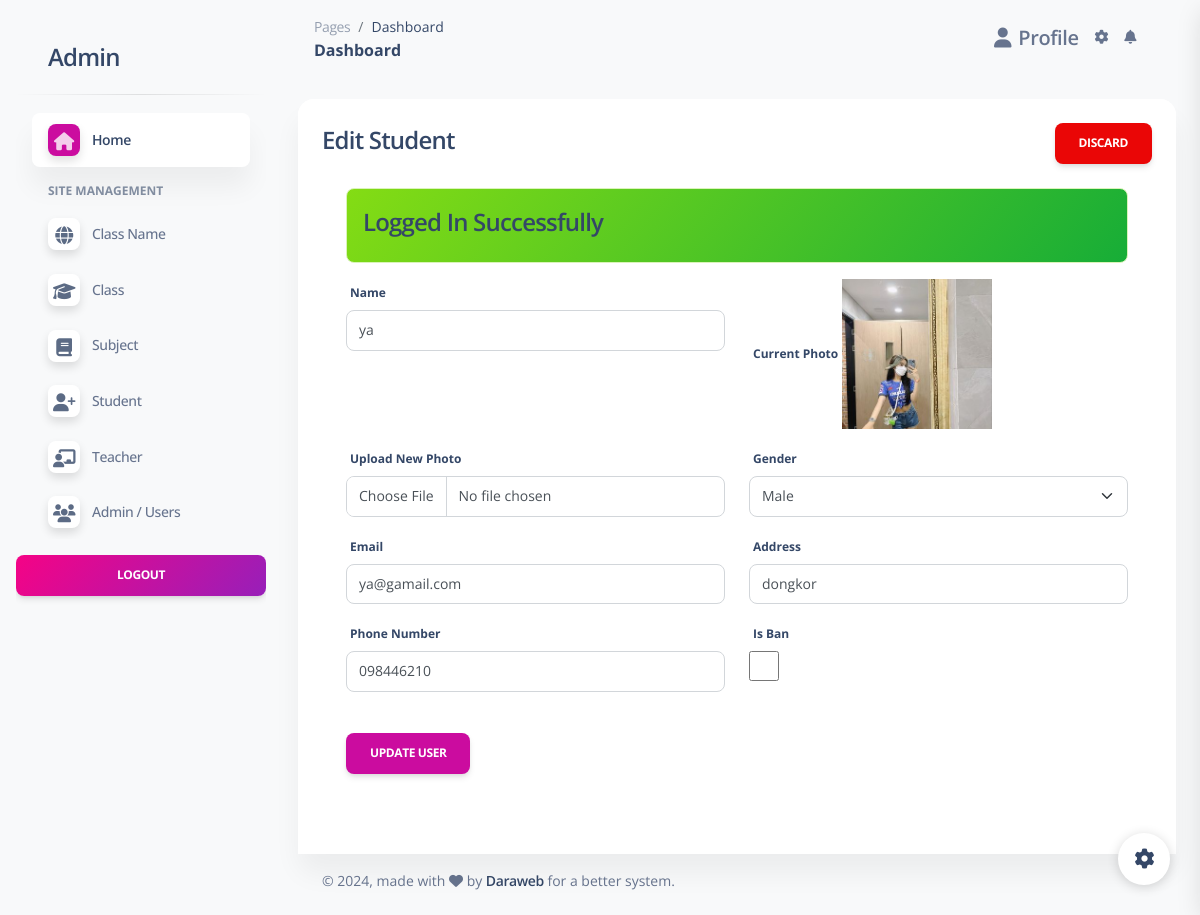
Screenshot of /php-admin-panel/admin/student-edit.php?id=2 (signed in) with the database file from the repository.
### tables this page shows
CREATE TABLE `student` (
  `id` int(11) NOT NULL,
  `users_id` int(11) DEFAULT NULL,
  `name` varchar(100) NOT NULL,
  `sex` varchar(11) NOT NULL,
  `email` varchar(100) NOT NULL,
  `password` varchar(100) NOT NULL,
  `photo` varchar(255) DEFAULT NULL,
  `phone` varchar(20) DEFAULT NULL,
  `address` varchar(255) DEFAULT NULL,
  `role` varchar(100) NOT NULL,
  `is_ban` tinyint(1) NOT NULL DEFAULT 0
);

CREATE TABLE `users` (
  `id` int(11) NOT NULL,
  `name` varchar(100) NOT NULL,
  `sex` varchar(11) NOT NULL,
  `email` varchar(100) NOT NULL,
  `password` varchar(100) NOT NULL,
  `photo` varchar(255) DEFAULT NULL,
  `phone` varchar(20) DEFAULT NULL,
  `address` varchar(255) DEFAULT NULL,
  `role` varchar(100) NOT NULL COMMENT 'admin,teacher,student',
  `is_ban` tinyint(1) NOT NULL DEFAULT 0 COMMENT '0=unban,1=ban',
  `create_at` date DEFAULT current_timestamp()
);

### php-admin-panel/admin/student-edit.php (the view, shortened to what this page needs)
<?php include('includes/header.php'); ?>
<div class="row">
    <div class="col-md-12">
        <div class="card">
            <div class="card-header">
                <h4>
                    Edit Student
                    <a href="student.php" class="btn btn-danger float-end">Discard</a>
                </h4>
                <div class="card-body">
                    <?= alertMessage(); ?>
                    <form action="student-code.php" method="POST" enctype="multipart/form-data">
                        <?php
                        $user = getStudentById(getParam('id'));
                        if ($user['status'] == 200) {
                            ?>
                            <div class="row">
                                <div class="col-md-6">
                                    <div class="mb-3">
                                        <label>Name</label>
                                        <input type="text" name="name" value="<?= $user['data']['name']; ?>" required
                                            class="form-control">
                                    </div>
                                </div>
                                <div class="col-md-6">
                                    <div class="mb-3">
                                        <label>Current Photo</label>
                                        <?php
                                        if (!empty($user['data']['photo'])) {
                                            echo "<img src='" . $user['data']['photo'] . "' style='max-width: 150px; max-height: 150px;' alt='Current Photo'>";
                                        } else {
                                            echo "No photo available";
                                        }
                                        ?>
                                    </div>
                                </div>
                                <div class="col-6" >
                                <div class="mb-3">
                                        <label>Upload New Photo</label>
                                        <input type="file" name="photo" class="form-control">
                                    </div>
                                </div>
                                <div class="col-md-6">
                                    <div class="mb-3">
                                        <label>Gender</label>
                                        <select name="sex" required class="form-select">
                                            <option value="male">Male</option>
                                        </select>
                                    </div>
                                </div>
                                <div class="col-md-6">
                                    <div class="mb-3">
                                        <label>Email</label>
                                        <input type="email" name="email" value="<?= $user['data']['email']; ?>" required
                                            class="form-control">
                                    </div>
                                </div>
                                <div class="col-md-6">
                                    <div class="mb-3">
                                        <label>Address</label>
                                        <input type="text" name="address" value="<?= $user['data']['address']; ?>" required
                                            class="form-control">
                                    </div>
                                </div>
                                <div class="col-md-6">
                                    <div class="mb-3">
                                        <label>Phone Number</label>
                                        <input type="text" name="phone" value="<?= $user['data']['phone']; ?>" required
                                            class="form-control">
                                    </div>
                                </div>
                                <div class="col-md-6">
                                    <div class="mb-3">
                                        <label>Is Ban</label>
                                        <br>
                                        <input type="checkbox" name="is_ban" <?= $user['data']['is_ban'] == true ? 'checked' : ''; ?> style="width:30px;height:30px" />
                                    </div>
                                </div>
                                <div class="col-md-12">
                                    <div class="mb-3 ">
                                        <br />
                                        <button type="submit" name="updateUser" class="btn btn-primary">Update User</button>
                                    </div>
                                </div>
                            </div>
                            <?php
                        } else {
                            echo '<h5>' . $user['message'] . '</h5>';
                        }
                        ?>
                    </form>
                </div>
            </div>
        </div>
    </div>
</div>
<?php include('includes/footer.php'); ?>

### rows the page displays
student: name "ya", photo (picture), email "ya@gamail.com", address "dongkor", phone "098446210"

### other values shown
$_SESSION['status'] "Logged In Successfully"
